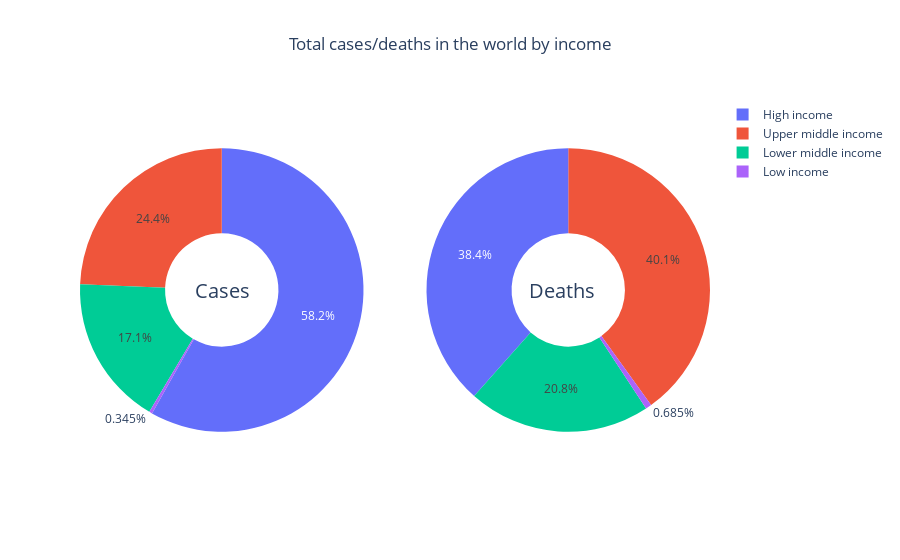

Notebook code for this chart:
### Code cell
fig = make_subplots(rows=1, cols=2, specs=[[{'type':'domain'}, {'type':'domain'}]])

fig.add_trace(go.Pie(labels=df_income.index, values=df_income.Cases, name='Cases'),
              1, 1)
fig.add_trace(go.Pie(labels=df_income.index, values=df_income.Deaths, name='Deaths'),
              1, 2)

fig.update_traces(hole=.4, hoverinfo="label+percent+name")

fig.update_layout(
    title_text="Total cases/deaths in the world by income", title_x=0.5,
    annotations=[dict(text='Cases', x=0.18, y=0.5, font_size=20, showarrow=False),
                 dict(text='Deaths', x=0.82, y=0.5, font_size=20, showarrow=False)])

fig.show()

### Figure 1 — Plotly figure (JSON) as saved in the notebook; plotly's stock layout.template omitted (floating-point values rounded to 4 significant figures)
{"data": [{"domain": {"x": [0, 0.45], "y": [0, 1]}, "hole": 0.4, "hoverinfo": "label+percent+name", "labels": ["High income", "Low income", "Lower middle income", "Upper middle income"], "name": "Cases", "type": "pie", "values": [309240854, 1833057, 90864572, 129491858]}, {"domain": {"x": [0.55, 1], "y": [0, 1]}, "hole": 0.4, "hoverinfo": "label+percent+name", "labels": ["High income", "Low income", "Lower middle income", "Upper middle income"], "name": "Deaths", "type": "pie", "values": [2421299, 43153, 1310098, 2523129]}], "layout": {"annotations": [{"font": {"size": 20}, "showarrow": false, "text": "Cases", "x": 0.18, "y": 0.5}, {"font": {"size": 20}, "showarrow": false, "text": "Deaths", "x": 0.82, "y": 0.5}], "title": {"text": "Total cases/deaths in the world by income", "x": 0.5}}}
